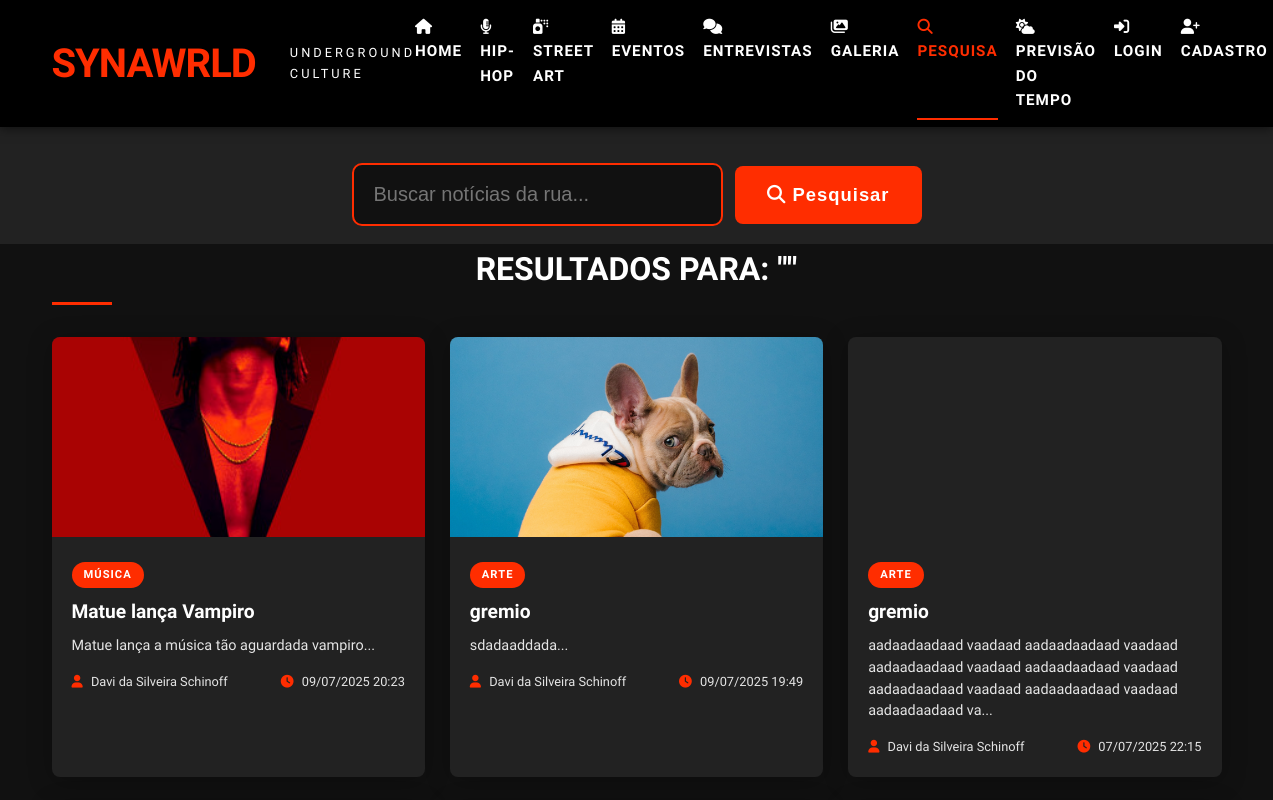
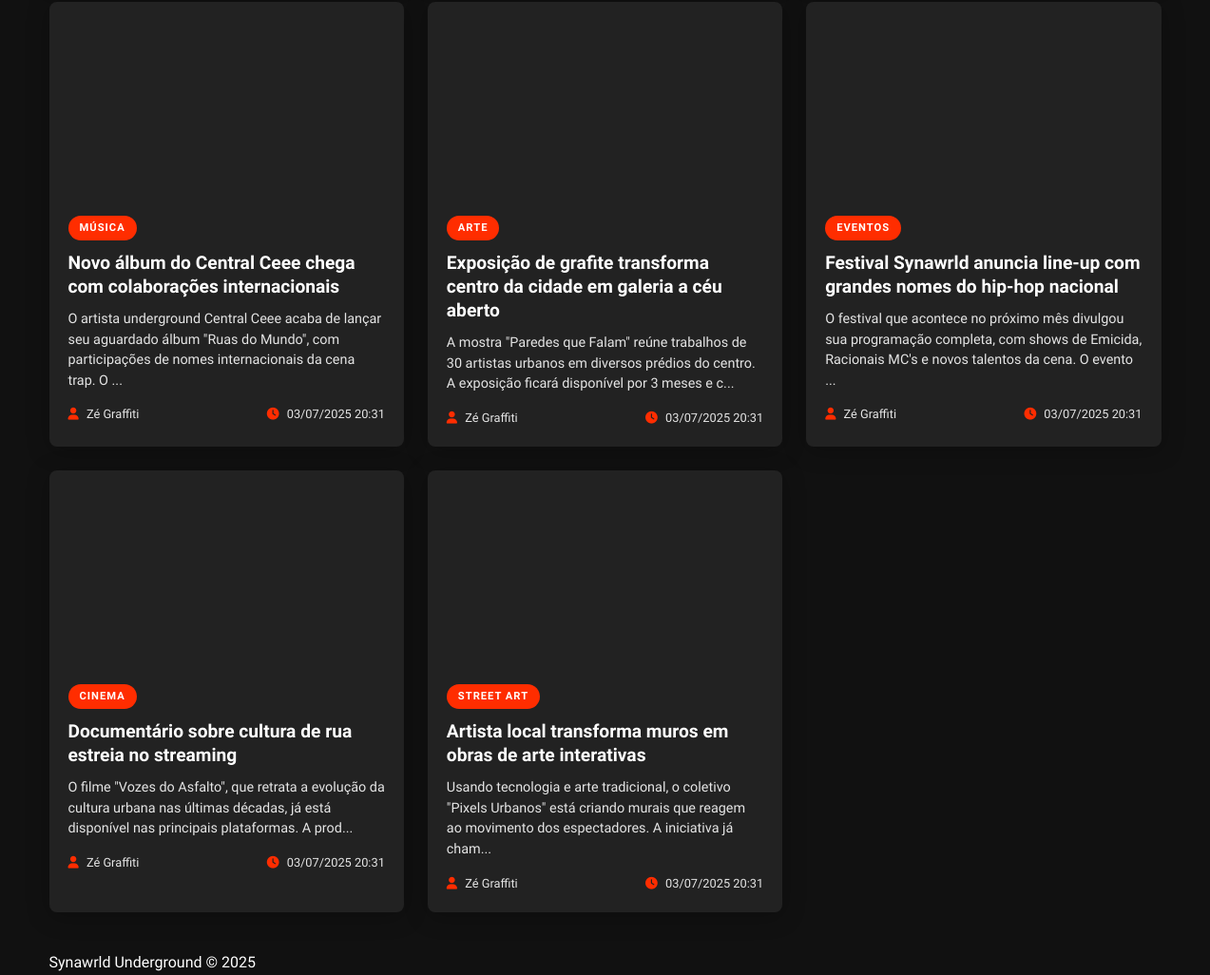
The page /busca.php on the database its author committed (2 pictures, top to bottom).
### tables this page shows
CREATE TABLE `noticias` (
  `id` int(11) NOT NULL AUTO_INCREMENT,
  `titulo` varchar(255) NOT NULL,
  `noticia` text NOT NULL,
  `categoria` varchar(50) NOT NULL,
  `data` datetime DEFAULT current_timestamp(),
  `autor` int(11) NOT NULL,
  `imagem` varchar(255) DEFAULT NULL,
  `visualizacoes` int(11) DEFAULT 0,
  PRIMARY KEY (`id`),
  KEY `autor` (`autor`),
  KEY `idx_categoria` (`categoria`),
  KEY `idx_data` (`data`),
  FULLTEXT KEY `idx_fulltext` (`titulo`,`noticia`),
  CONSTRAINT `noticias_ibfk_1` FOREIGN KEY (`autor`) REFERENCES `usuarios` (`id`) ON DELETE CASCADE
);

CREATE TABLE `usuarios` (
  `id` int(11) NOT NULL AUTO_INCREMENT,
  `nome` varchar(100) NOT NULL,
  `email` varchar(100) NOT NULL,
  `senha` varchar(255) NOT NULL,
  `bio` text DEFAULT NULL,
  `avatar` varchar(255) DEFAULT NULL,
  `data_cadastro` datetime DEFAULT current_timestamp(),
  PRIMARY KEY (`id`),
  UNIQUE KEY `email` (`email`)
);

### includes/funcoes.php (called while the page is built, shortened)
<?php
require_once 'conexao.php';
function buscarNoticias($termo) {
    global $pdo;
    $stmt = $pdo->prepare("SELECT n.*, u.nome as autor_nome FROM noticias n
                          JOIN usuarios u ON n.autor = u.id
                          WHERE n.titulo LIKE ? OR n.noticia LIKE ?
                          ORDER BY n.data DESC");
    $stmt->execute(["%$termo%", "%$termo%"]);
    return $stmt->fetchAll();
}

### public/busca.php (the view, shortened to what this page needs)
<?php
require_once __DIR__ . '/../includes/conexao.php';
require_once __DIR__ . '/../includes/funcoes.php';
$termo = $_GET['q'] ?? '';
$resultados = buscarNoticias($termo);
?>
<!DOCTYPE html>
<html lang="pt-BR">
<head>
    <link rel="stylesheet" href="../assets/css/style.css">
    <link rel="stylesheet" href="../assets/css/dark-mode.css">
    <link rel="stylesheet" href="https://cdnjs.cloudflare.com/ajax/libs/font-awesome/6.4.0/css/all.min.css">
</head>
<body>
    <header class="main-header">
        <div class="container header-container">
            <h1 class="logo">SYNAWRLD</h1>
            <span class="sublogo">UNDERGROUND CULTURE</span>
            <nav class="main-nav" style="gap:18px;">
                <a href="index.php" class="main-nav-btn"><i class="fas fa-home"></i> Home</a>
                <a href="#" class="main-nav-btn"><i class="fas fa-microphone-lines"></i> Hip-Hop</a>
                <a href="#" class="main-nav-btn"><i class="fas fa-spray-can"></i> Street Art</a>
                <a href="#" class="main-nav-btn"><i class="fas fa-calendar-alt"></i> Eventos</a>
                <a href="#" class="main-nav-btn"><i class="fas fa-comments"></i> Entrevistas</a>
                <a href="#" class="main-nav-btn"><i class="fas fa-images"></i> Galeria</a>
                <a href="busca.php" class="main-nav-btn active"><i class="fas fa-search"></i> Pesquisa</a>
                <a href="previsao.php" class="main-nav-btn"><i class="fas fa-cloud-sun"></i> Previsão do Tempo</a>
                <?php if (isset($_SESSION['usuario_id'])): ?>
                    <a href="../admin/dashboard.php" class="main-nav-btn"><i class="fas fa-user"></i> Painel</a>
                    <a href="../public/logout.php" class="main-nav-btn"><i class="fas fa-sign-out-alt"></i> Sair</a>
                <?php else: ?>
                    <a href="login.php" class="main-nav-btn"><i class="fas fa-sign-in-alt"></i> Login</a>
                    <a href="cadastro.php" class="main-nav-btn"><i class="fas fa-user-plus"></i> Cadastro</a>
                <?php endif; ?>
            </nav>
        </div>
    </header>
    <div class="search-container" style="background: var(--medium-gray);padding: 36px 0 18px 0;">
        <div class="container search-box" style="max-width: 600px; margin: 0 auto;">
            <form action="busca.php" method="get" style="display:flex;gap:12px;align-items:center;">
                <input type="text" name="q" placeholder="Buscar notícias da rua..." value="<?= htmlspecialchars($termo) ?>" style="flex:1;font-size:1.25rem;padding:18px 20px;border-radius:10px;border:2px solid var(--primary);background:var(--dark);color:var(--light);outline:none;">
                <button type="submit" style="font-size:1.15rem;padding:18px 32px;border-radius:8px;background:var(--primary);color:#fff;font-weight:700;letter-spacing:1px;border:none;cursor:pointer;transition:var(--transition);"><i class="fas fa-search"></i> Pesquisar</button>
            </form>
        </div>
    </div>
    <main class="container">
        <h2 class="section-title" style="font-size:2rem;text-align:center;margin-bottom:32px;"><span>Resultados para: "<?= htmlspecialchars($termo) ?>"</span></h2>
        <?php if (count($resultados) > 0): ?>
        <div class="news-grid">
            <?php foreach ($resultados as $noticia): ?>
            <article class="news-card" style="box-shadow:0 4px 24px #0004;">
                <a href="noticia.php?id=<?= $noticia['id'] ?>" class="news-image-link">
                    <?php
                    $imgPath = '';
                    if (!empty($noticia['imagem'])) {
                        if (file_exists(__DIR__ . '/../assets/images/noticias/' . $noticia['imagem'])) {
                            $imgPath = '/NoticiasTrap-main/assets/images/noticias/' . htmlspecialchars($noticia['imagem']);
                        } elseif (file_exists(__DIR__ . '/../assets/images/uploads/' . $noticia['imagem'])) {
                            $imgPath = '/NoticiasTrap-main/assets/images/uploads/' . htmlspecialchars($noticia['imagem']);
                        }
                    }
                    ?>
                    <?php if ($imgPath): ?>
                    <img src="<?= $imgPath ?>" alt="<?= $noticia['titulo'] ?>" class="news-image">
                    <?php endif; ?>
                </a>
                <div class="news-content" style="font-size:1.15rem;">
                    <span class="news-category"><?= $noticia['categoria'] ?></span>
                    <h3 class="news-title"><a href="noticia.php?id=<?= $noticia['id'] ?>"><?= $noticia['titulo'] ?></a></h3>
                    <p class="news-excerpt"><?= substr(strip_tags($noticia['noticia']), 0, 150) ?>...</p>
                    <div class="news-meta">
                        <span><i class="fas fa-user"></i> <?= $noticia['autor_nome'] ?></span>
                        <span><i class="fas fa-clock"></i> <?= date('d/m/Y H:i', strtotime($noticia['data'])) ?></span>
                    </div>
                </div>
            </article>
            <?php endforeach; ?>
        </div>
        <?php endif; ?>
    </main>
    <footer class="footer">
        <div class="container">
            <p>Synawrld Underground &copy; <?= date('Y') ?></p>
        </div>
    </footer>
</body>
</html>

### assets/css/style.css (style rules this page uses)
.news-card { text-align: left; }
:root { --primary: #FF2D00; --primary-dark: #CC0000; --secondary: #000000; --accent: #FFD700; --dark: #111111; --darker: #0A0A0A; --medium-gray: #222222; --light-gray: #E5E5E5; --light: #FFFFFF; --font-title: 'Urbanist', sans-serif; --font-body: 'Urbanist', sans-serif; --glow: 0 0 10px rgba(255, 45, 0, 0.7); --transition: all 0.3s cubic-bezier(0.25, 0.8, 0.25, 1); }
* { margin: 0; padding: 0; box-sizing: border-box; }
body { font-family: var(--font-body); line-height: 1.6; color: var(--light); background-color: var(--dark); min-height: 100vh; display: flex; flex-direction: column; }
.container { width: 100%; max-width: 1200px; margin: 0 auto; padding: 0 15px; display: block; }
.main-header { background-color: var(--secondary); padding: 15px 0; position: sticky; top: 0; z-index: 1000; box-shadow: 0 2px 10px rgba(0, 0, 0, 0.5); }
.main-header .container { display: flex; justify-content: space-between; align-items: center; }
.logo { font-family: var(--font-title); font-size: 2.5rem; font-weight: 900; color: var(--primary); letter-spacing: -1px; line-height: 1; text-transform: uppercase; margin-right: 32px; }
.sublogo { font-family: var(--font-title); font-size: 0.8rem; font-weight: 300; color: var(--light); letter-spacing: 3px; margin-left: 2px; }
.main-nav { display: flex; gap: 25px; }
.main-nav a { color: var(--light); text-decoration: none; font-weight: 600; font-size: 0.95rem; text-transform: uppercase; letter-spacing: 1px; transition: var(--transition); position: relative; }
.main-nav a.active, .main-nav a:hover { color: var(--primary); }
.main-nav a.active:after { content: ''; position: absolute; bottom: -8px; left: 0; width: 100%; height: 2px; background-color: var(--primary); }
.section-title { font-size: 1.8rem; font-weight: 700; color: var(--light); margin-bottom: 25px; position: relative; padding-bottom: 10px; text-transform: uppercase; }
.section-title span { position: relative; }
.section-title:after { content: ''; position: absolute; bottom: 0; left: 0; width: 60px; height: 3px; background-color: var(--primary); }
.news-grid { display: grid; grid-template-columns: repeat(auto-fill, minmax(300px, 1fr)); gap: 25px; margin-bottom: 40px; }
.news-card { background-color: var(--medium-gray); border-radius: 8px; overflow: hidden; transition: var(--transition); box-shadow: 0 3px 6px rgba(0, 0, 0, 0.1); }
.news-image-link { display: block; height: 200px; overflow: hidden; }
.news-image { width: 100%; height: 100%; object-fit: cover; transition: transform 0.5s ease; }
.news-content { padding: 20px; }
.news-category { display: inline-block; background-color: var(--primary); color: var(--light); padding: 4px 12px; border-radius: 20px; font-size: 0.7rem; font-weight: 700; text-transform: uppercase; letter-spacing: 1px; margin-bottom: 12px; }
.news-title { font-size: 1.2rem; font-weight: 700; margin-bottom: 10px; line-height: 1.3; }
.news-title a { color: var(--light); text-decoration: none; transition: var(--transition); }
.news-excerpt { color: var(--light-gray); font-size: 0.9rem; margin-bottom: 15px; line-height: 1.5; }
.news-meta { display: flex; justify-content: space-between; align-items: center; color: var(--light-gray); font-size: 0.8rem; }
.news-meta i { margin-right: 5px; color: var(--primary); }

### rows shown on the page
noticias: imagem (picture), categoria "MÚSICA", titulo "Matue lança Vampiro", noticia "Matue lança a música tão aguardada vampiro", autor.nome "Davi da Silveira Schinoff", data "09/07/2025 20:23"
noticias: imagem (picture), categoria "ARTE", titulo "gremio", noticia "sdadaaddada", autor.nome "Davi da Silveira Schinoff", data "09/07/2025 19:49"
noticias: categoria "ARTE", titulo "gremio", noticia "aadaadaadaad vaadaad aadaadaadaad vaadaad aadaadaadaad vaadaad aadaadaadaad vaadaad aadaadaadaad vaadaad aadaadaadaad vaadaad aadaadaadaad va", autor.nome "Davi da Silveira Schinoff", data "07/07/2025 22:15"
noticias: categoria "MÚSICA", titulo "Novo álbum do Central Ceee chega com colaborações internacionais", noticia "O artista underground Central Ceee acaba de lançar seu aguardado álbum \"Ruas do Mundo\", com participações de nomes internacionais da cena trap. O", autor.nome "Zé Graffiti", data "03/07/2025 20:31"
noticias: categoria "ARTE", titulo "Exposição de grafite transforma centro da cidade em galeria a céu aberto", noticia "A mostra \"Paredes que Falam\" reúne trabalhos de 30 artistas urbanos em diversos prédios do centro. A exposição ficará disponível por 3 meses e c", autor.nome "Zé Graffiti", data "03/07/2025 20:31"
noticias: categoria "EVENTOS", titulo "Festival Synawrld anuncia line-up com grandes nomes do hip-hop nacional", noticia "O festival que acontece no próximo mês divulgou sua programação completa, com shows de Emicida, Racionais MC's e novos talentos da cena. O evento", autor.nome "Zé Graffiti", data "03/07/2025 20:31"
noticias: categoria "CINEMA", titulo "Documentário sobre cultura de rua estreia no streaming", noticia "O filme \"Vozes do Asfalto\", que retrata a evolução da cultura urbana nas últimas décadas, já está disponível nas principais plataformas. A prod", autor.nome "Zé Graffiti", data "03/07/2025 20:31"
noticias: categoria "STREET ART", titulo "Artista local transforma muros em obras de arte interativas", noticia "Usando tecnologia e arte tradicional, o coletivo \"Pixels Urbanos\" está criando murais que reagem ao movimento dos espectadores. A iniciativa já cham", autor.nome "Zé Graffiti", data "03/07/2025 20:31"
